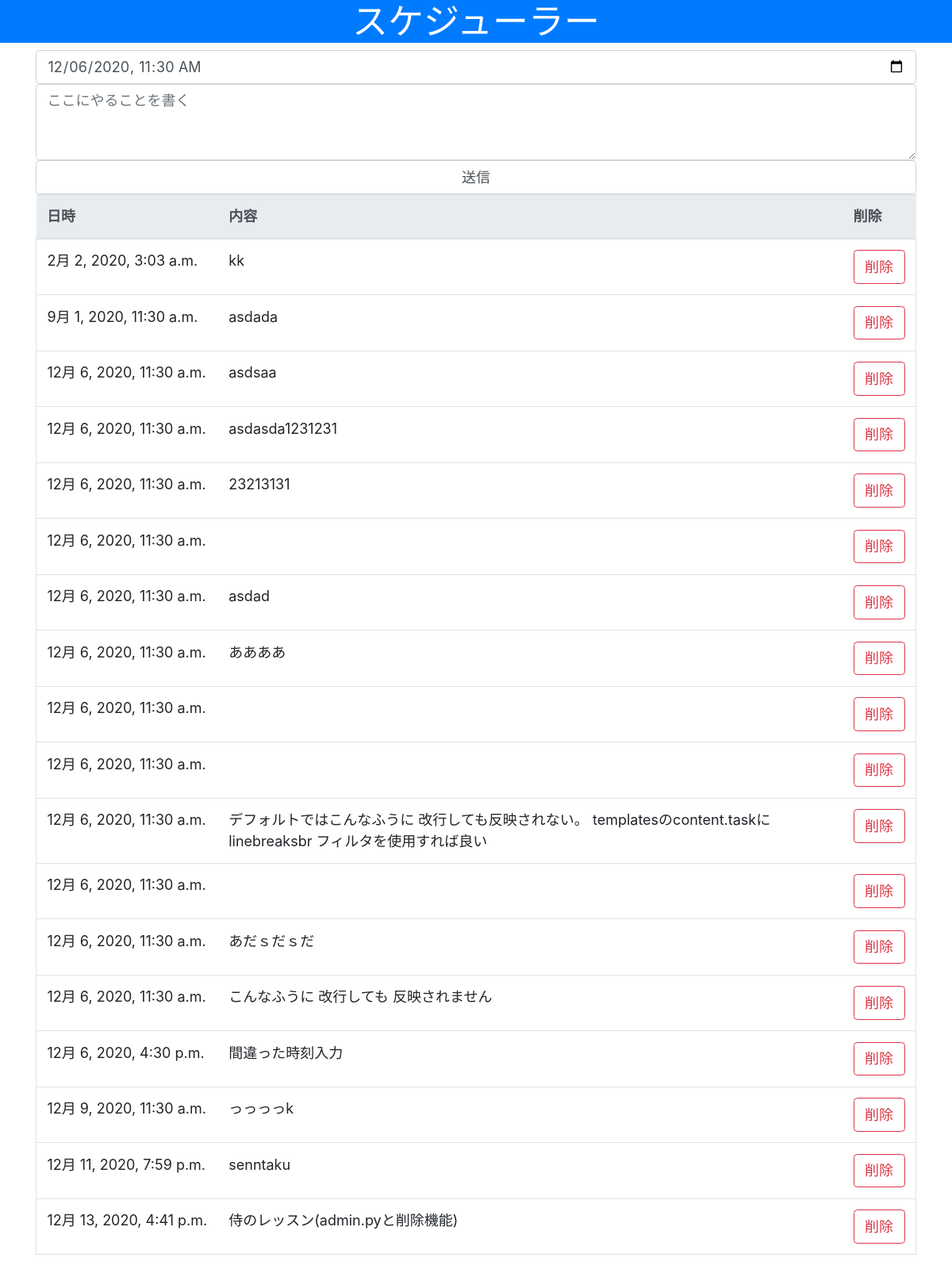
The page / on the database its author committed.
### scheduler/models.py (models this page shows, shortened)
class Scheduler(models.Model):
    class Meta:
        db_table    = "scheduler"
    deadline    = models.DateTimeField(verbose_name="締め切り日時",max_length=50)
    task        = models.CharField(verbose_name="やること",max_length=500)

### scheduler/views.py (the view, shortened to what this page needs)
class SchedulerView(View):
    def get(self ,request, *args, **kwargs):
        data    = Scheduler.objects.all().order_by("deadline")
        context = { "data":data }
        return render(request, "scheduler/index.html", context)

### templates/scheduler/index.html (shortened to what this page needs)
{% load static %}
<!DOCTYPE html>
<html lang="ja">
<head>
    <link rel="stylesheet" href="https://stackpath.bootstrapcdn.com/bootstrap/4.4.1/css/bootstrap.min.css">
    <link rel="stylesheet" href="{% static 'scheduler/css/style.css' %}">
</head>
<body>
    <h1 class="bg-primary text-center text-white">スケジューラー</h1>
    <main class="container">
        <form method="POST">
            <input class="form-control" name="deadline" type="datetime-local" value="2020-12-06 11:30:00">
            <textarea class="form-control" name="task" placeholder="ここにやることを書く" rows="3"></textarea>
            <input class="form-control" type="submit" value="送信">
        </form>
        <div class="table-responsive">
            <table class="table">
                <thead class="thead-light">
                    <tr><th><div>日時</div></th><th><div>内容</div></th><th style="white-space:nowrap;"><div>削除</div></th></tr>
                </thead>
                <tbody class="border">
                    {% for content in data %}
                    <tr><td style="white-space:nowrap;"><div>{{ content.deadline }}</div></td><td><div>{{ content.task }}</div></td>
                        <td style="white-space:nowrap;">
                            <div>
                                <form action="{% url 'scheduler:delete' %}" method="post">
                                    <button class="btn btn-outline-danger" name="id" value="{{ content.id }}">削除</button>
                                </form>
                            </div>
                        </td>
                    </tr>
                    {% endfor %}
                </tbody>
            </table>
        </div>
    </main>
</body>
</html>

### static/scheduler/css/style.css (style rules this page uses)
html { font-size: 18px; }
tr { display: table-row; vertical-align: inherit; border-color: inherit; }
th { text-align: inherit; }

### rows shown on the page
Scheduler: deadline "2月 2, 2020, 3:03 a.m.", task "kk", {{ content.id }} 10 (drawn)
Scheduler: deadline "9月 1, 2020, 11:30 a.m.", task "asdada", {{ content.id }} 1 (drawn)
Scheduler: deadline "12月 6, 2020, 11:30 a.m.", task "asdsaa", {{ content.id }} 2 (drawn)
Scheduler: deadline "12月 6, 2020, 11:30 a.m.", task "asdasda1231231", {{ content.id }} 3 (drawn)
Scheduler: deadline "12月 6, 2020, 11:30 a.m.", task "23213131", {{ content.id }} 4 (drawn)
Scheduler: deadline "12月 6, 2020, 11:30 a.m.", {{ content.id }} 5 (drawn)
Scheduler: deadline "12月 6, 2020, 11:30 a.m.", task "asdad", {{ content.id }} 6 (drawn)
Scheduler: deadline "12月 6, 2020, 11:30 a.m.", task "ああああ", {{ content.id }} 7 (drawn)
Scheduler: deadline "12月 6, 2020, 11:30 a.m.", {{ content.id }} 12 (drawn)
Scheduler: deadline "12月 6, 2020, 11:30 a.m.", {{ content.id }} 13 (drawn)
Scheduler: deadline "12月 6, 2020, 11:30 a.m.", task "デフォルトではこんなふうに 改行しても反映されない。 templatesのcontent.taskに linebreaksbr フィルタを使用すれば良い", {{ content.id }} 15 (drawn)
Scheduler: deadline "12月 6, 2020, 11:30 a.m.", {{ content.id }} 18 (drawn)
Scheduler: deadline "12月 6, 2020, 11:30 a.m.", task "あだｓだｓだ", {{ content.id }} 19 (drawn)
Scheduler: deadline "12月 6, 2020, 11:30 a.m.", task "こんなふうに 改行しても 反映されません", {{ content.id }} 20 (drawn)
Scheduler: deadline "12月 6, 2020, 4:30 p.m.", task "間違った時刻入力", {{ content.id }} 17 (drawn)
Scheduler: deadline "12月 9, 2020, 11:30 a.m.", task "っっっっk", {{ content.id }} 8 (drawn)
Scheduler: deadline "12月 11, 2020, 7:59 p.m.", task "senntaku", {{ content.id }} 9 (drawn)
Scheduler: deadline "12月 13, 2020, 4:41 p.m.", task "侍のレッスン(admin.pyと削除機能)", {{ content.id }} 14 (drawn)
